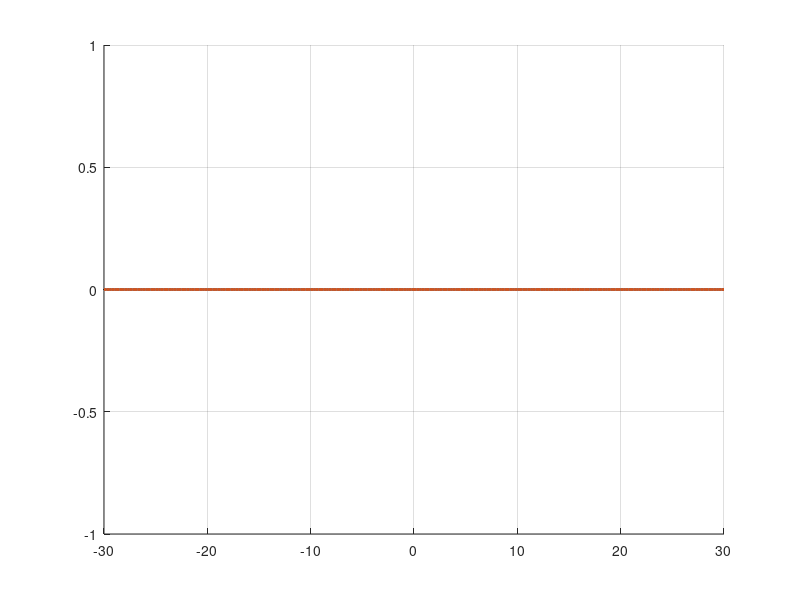

MATLAB code to generate this figure: (Note: this script raises an error after producing the figure.)
start_tic = tic;
close all;
set(0,'DefaultFigureWindowStyle','docked');

listing = dir('rainflow\*.mat');
listing = {listing.name}';

Qedge = 0:0.5:120;
Yedge = -30:0.25:30;
[Y, Q] = meshgrid(Yedge, Qedge);

QYsum = zeros(length(Qedge), length(Yedge), 2);
for j = 1:length(listing)
    load(['rainflow\', listing{j}]);
    
    QYsum = QYsum + QY;
end
QYsum(QYsum < 1e-5) = 0;

X = {Yedge, Qedge};
s = {{'Y1', 'Y2'}, {'Q1', 'Q2'}};
for i = 1:2
    figure(i)
    ax = gca;
    hold(ax, 'on');
    grid(ax, 'on');
    
    Y = sum(QYsum, i);
    plot(ax, X{i}, Y(:,:,1), 'linewidth', 2);
    plot(ax, X{i}, Y(:,:,2), 'linewidth', 2);
    
    ax.YScale = 'log';
    ax.YLim = [1 1e5];
    
    legend(s{i}, 'FontSize', 12);
end

set(0,'DefaultFigureWindowStyle','normal');
fprintf('%s elapsed: %f s\n', mfilename, toc(start_tic));
